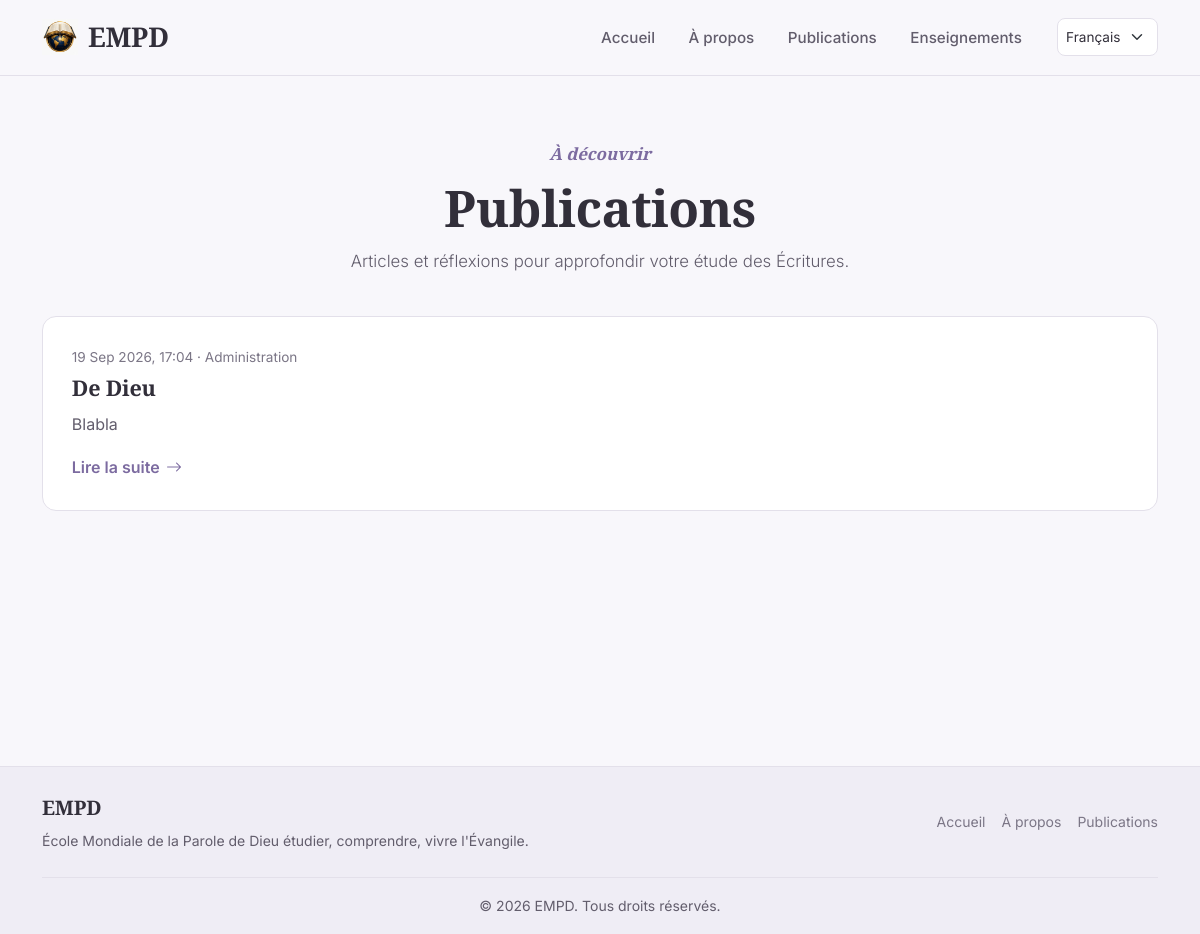
Page /publications/ on the earlier database version.
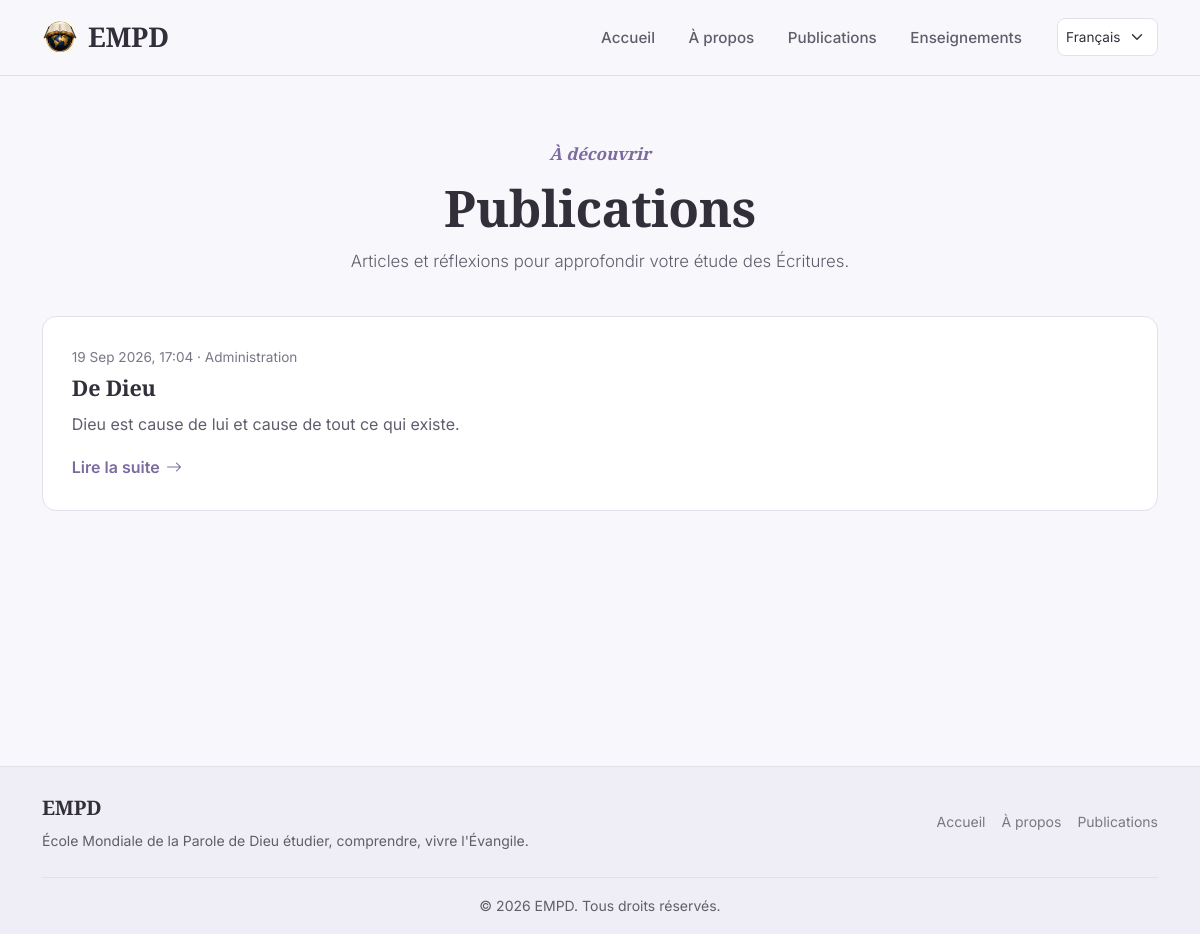
Same page on the later database version.
### publications/models.py (models this page shows, shortened)
class Publication(models.Model):
    titre = models.CharField(max_length=200)
    auteur_nom = models.CharField(
        max_length=150, default="Administration", help_text="Nom affiché comme auteur de la publication."
    )
    contenu = models.TextField()
    image = models.ImageField(upload_to="publications/", blank=True, null=True)
    date_creation = models.DateTimeField(auto_now_add=True)
    date_modification = models.DateTimeField(auto_now=True)
    publiee = models.BooleanField(default=True)
    class Meta:
        ordering = ["-date_creation"]

### publications/views.py (the view)
# urls.py: path("", views.PublicationListView.as_view(), name="liste"),
class PublicationListView(ListView):
    model = Publication
    template_name = "publications/liste.html"
    context_object_name = "publications"
    paginate_by = 10
    def get_queryset(self):
        return Publication.objects.filter(publiee=True)

### templates/publications/liste.html (shortened to what this page needs)
{% extends "base.html" %}
{% load i18n %}
{% block content %}
<section class="section-empd">
    <div class="page-header">
        <span class="eyebrow">{% trans "À découvrir" %}</span>
        <h1>{% trans "Publications" %}</h1>
        <p class="lead">
        </p>
    </div>
    {% for pub in publications %}
        <article class="publication-row">
            <div class="publication-meta">
                {{ pub.date_creation|date:"d M Y, H:i" }}
                {% if pub.auteur_nom %} · {{ pub.auteur_nom }}{% endif %}
            </div>
            <h5>
                <a href="{% url 'publications:publication_detail' pub.pk %}">
                    {{ pub.titre }}
                </a>
            </h5>
            <p>{{ pub.contenu|truncatewords:35 }}</p>
            <a href="{% url 'publications:publication_detail' pub.pk %}" class="text-link">
                {% trans "Lire la suite" %}
                <i class="bi bi-arrow-right"></i>
            </a>
        </article>
    {% empty %}
        <div class="empty-state">
            {% trans "Aucune publication pour le moment." %}
        </div>
    {% endfor %}
</section>
{% endblock %}

Differences in the rows shown:
changed Publication "De Dieu": contenu "Blabla" → "Dieu est cause de lui et cause de tout ce qui existe."
